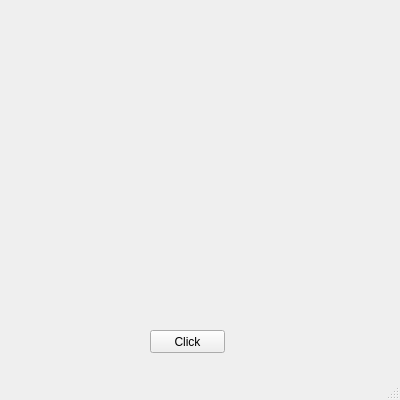
<?xml version="1.0" encoding="UTF-8"?>
<ui version="4.0">
 <class>MainWindow</class>
 <widget class="QMainWindow" name="MainWindow">
  <property name="geometry">
   <rect>
    <x>0</x>
    <y>0</y>
    <width>400</width>
    <height>400</height>
   </rect>
  </property>
  <property name="windowTitle">
   <string>MainWindow</string>
  </property>
  <widget class="QWidget" name="centralwidget">
   <widget class="QPushButton" name="pushButton">
    <property name="geometry">
     <rect>
      <x>150</x>
      <y>330</y>
      <width>75</width>
      <height>23</height>
     </rect>
    </property>
    <property name="text">
     <string>Click</string>
    </property>
   </widget>
  </widget>
  <widget class="QMenuBar" name="menubar">
   <property name="geometry">
    <rect>
     <x>0</x>
     <y>0</y>
     <width>400</width>
     <height>21</height>
    </rect>
   </property>
  </widget>
  <widget class="QStatusBar" name="statusbar"/>
 </widget>
 <resources/>
 <connections/>
</ui>
